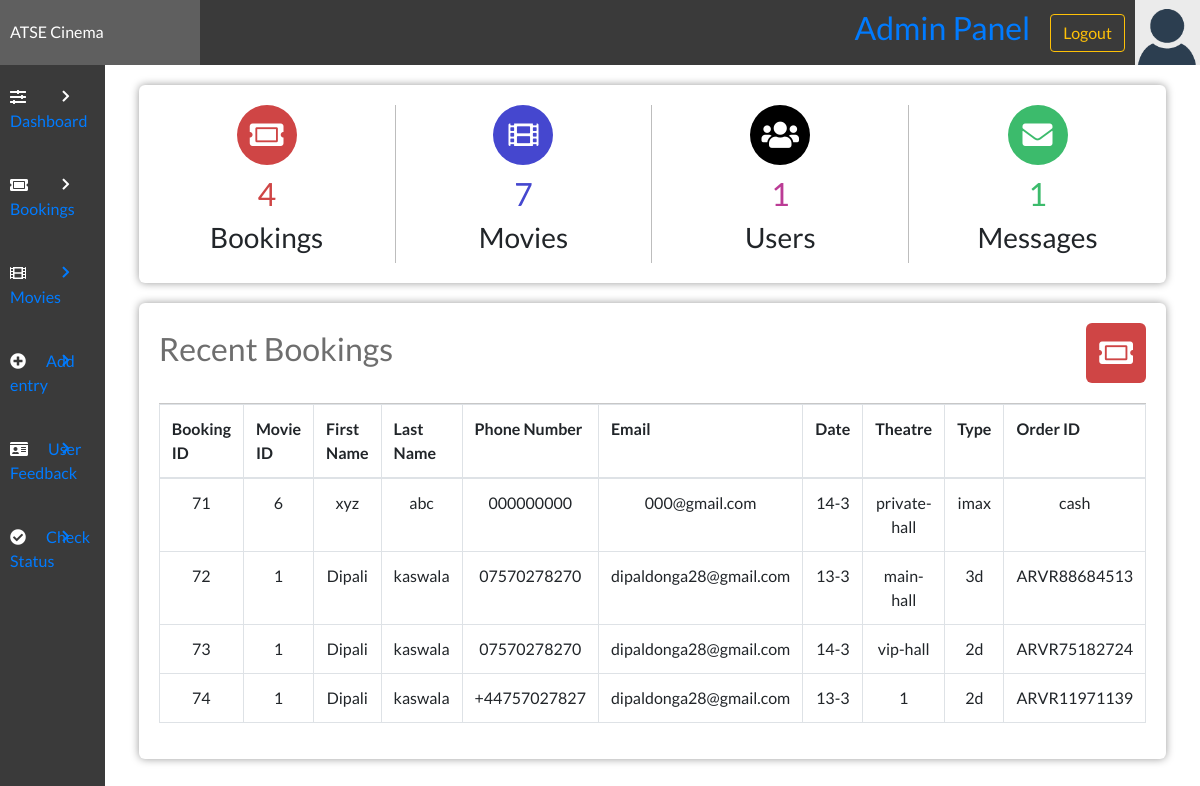
The page /admin/admin.php (signed in) on the database as committed earlier.
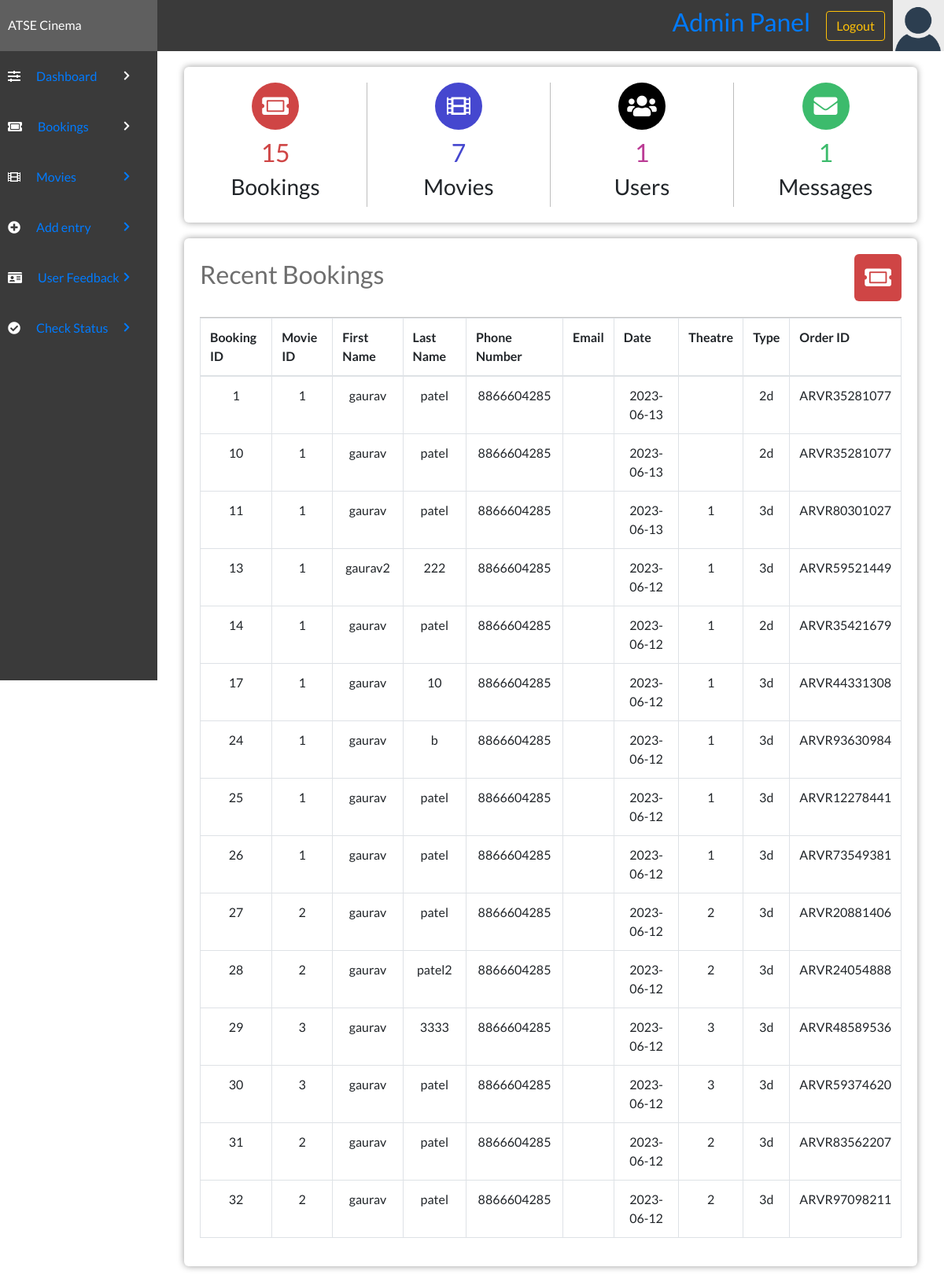
The same page on the database as committed later.
### tables this page shows
CREATE TABLE `bookingtable` (
  `bookingID` int(11) NOT NULL,
  `movieID` int(11) DEFAULT NULL,
  `bookingTheatre` varchar(100) NOT NULL,
  `bookingType` varchar(100) DEFAULT NULL,
  `bookingDate` varchar(50) NOT NULL,
  `bookingTime` varchar(50) NOT NULL,
  `bookingFName` varchar(100) NOT NULL,
  `bookingLName` varchar(100) DEFAULT NULL,
  `bookingPNumber` varchar(12) NOT NULL,
  `bookingEmail` varchar(255) NOT NULL,
  `amount` varchar(255) NOT NULL,
  `ORDERID` varchar(255) NOT NULL,
  `DATE-TIME` datetime NOT NULL DEFAULT current_timestamp()
);

### admin/admin.php (the view, shortened to what the changed rows need)
<?php
include "config.php";
?>
<!DOCTYPE html>
<html lang="en">
<head>
    <link rel="stylesheet" href="../style/styles.css">
    <link rel="stylesheet" href="https://use.fontawesome.com/releases/v5.7.2/css/all.css">
    <link rel="stylesheet" href="https://maxcdn.bootstrapcdn.com/bootstrap/4.0.0/css/bootstrap.min.css">
    <link rel="stylesheet" href="https://cdn.datatables.net/1.10.22/css/dataTables.bootstrap4.min.css">
    <link rel="stylesheet" href="https://maxcdn.bootstrapcdn.com/bootstrap/4.0.0/css/bootstrap.min.css">
</head>
<body>
    <?php
    $sql = "SELECT * FROM bookingtable";
    $bookingsNo = mysqli_num_rows(mysqli_query($con, $sql));
    $messagesNo = mysqli_num_rows(mysqli_query($con, "SELECT * FROM feedbacktable"));
    $moviesNo = mysqli_num_rows(mysqli_query($con, "SELECT * FROM movietable"));
    $userNo = mysqli_num_rows(mysqli_query($con, "SELECT * FROM users"));
    ?>
    <?php include('header.php'); ?>
    <div class="admin-container">
        <div class="admin-section admin-section2">
            <div class="admin-section-column">
                <div class="admin-section-panel admin-section-stats">
                    <div class="admin-section-stats-panel">
                        <i class="fa fa-ticket-alt" style="background-color: #cf4545"></i>
                        <h2 style="color: #cf4545"><?php echo $bookingsNo ?></h2>
                        <h3>Bookings</h3>
                    </div>
                    <div class="admin-section-stats-panel">
                        <h2 style="color: #4547cf"><?php echo $moviesNo ?></h2>
                    </div>
                    <div class="admin-section-stats-panel">
                        <h2 style="color: #bb3c95"><?php echo $userNo ?></h2>
                    </div>
                    <div class="admin-section-stats-panel" style="border: none">
                        <h2 style="color: #3cbb6c"><?php echo $messagesNo ?></h2>
                    </div>
                </div>
                <div class="admin-section-panel admin-section-panel1">
                    <div class="admin-panel-section-header">
                        <h2>Recent Bookings</h2>
                    </div>
                    <div class="admin-panel-section-content">
                        <table class="table table-bordered" id="dataTable" width="100%" cellspacing="0">
                            <tr>
                                <th>Booking ID</th>
                                <th>Movie ID</th>
                                <th>First Name</th>
                                <th>Last Name</th>
                                <th>Phone Number</th>
                                <th>Email</th>
                                <th>Date</th>
                                <th>Theatre</th>
                                <th>Type</th>
                                <th>Order ID</th>
                            </tr>
                            <tbody>
                                <?php
                                $select = "SELECT * FROM `bookingtable`";
                                $run = mysqli_query($con, $select);
                                while ($row = mysqli_fetch_array($run)) {
                                    $bookingid = $row['bookingID'];
                                    $movieID = $row['movieID'];
                                    $bookingFName = $row['bookingFName'];
                                    $bookingLName = $row['bookingLName'];
                                    $mobile = $row['bookingPNumber'];
                                    $email = $row['bookingEmail'];
                                    $date = $row['bookingDate'];
                                    $theatre = $row['bookingTheatre'];
                                    $type = $row['bookingType'];
                                    $ORDERID = $row['ORDERID'];
                                ?>
                                    <tr align="center">
                                        <td><?php echo $bookingid; ?></td>
                                        <td><?php echo $movieID; ?></td>
                                        <td><?php echo $bookingFName; ?></td>
                                        <td><?php echo $bookingLName; ?></td>
                                        <td><?php echo $mobile; ?></td>
                                        <td><?php echo $email; ?></td>
                                        <td><?php echo $date; ?></td>
                                        <td><?php echo $theatre; ?></td>
                                        <td><?php echo $type; ?></td>
                                        <td><?php echo $ORDERID; ?></td>
                                    </tr>
                                <?php }
                                ?>
                            </tbody>
                        </table>
                    </div>
                </div>
            </div>
        </div>
    </div>
</body>
</html>

Rows that differ between the two databases and show on the page:
removed bookingtable: bookingID "71", movieID "6", bookingFName "xyz", bookingLName "abc", bookingPNumber "000000000", bookingEmail "000@gmail.com", bookingDate "14-3", bookingTheatre "private-hall", bookingType "imax", ORDERID "cash"
removed bookingtable: bookingID "72", movieID "1", bookingFName "Dipali", bookingLName "kaswala", bookingPNumber "07570278270", bookingEmail "dipaldonga28@gmail.com", bookingDate "13-3", bookingTheatre "main-hall", bookingType "3d", ORDERID "ARVR88684513"
removed bookingtable: bookingID "73", movieID "1", bookingFName "Dipali", bookingLName "kaswala", bookingPNumber "07570278270", bookingEmail "dipaldonga28@gmail.com", bookingDate "14-3", bookingTheatre "vip-hall", bookingType "2d", ORDERID "ARVR75182724"
removed bookingtable: bookingID "74", movieID "1", bookingFName "Dipali", bookingLName "kaswala", bookingPNumber "+44757027827", bookingEmail "dipaldonga28@gmail.com", bookingDate "13-3", bookingTheatre "1", bookingType "2d", ORDERID "ARVR11971139"
added bookingtable: bookingID "1", movieID "1", bookingFName "gaurav", bookingLName "patel", bookingPNumber "8866604285", bookingDate "2023-06-13", bookingType "2d", ORDERID "ARVR35281077"
added bookingtable: bookingID "10", movieID "1", bookingFName "gaurav", bookingLName "patel", bookingPNumber "8866604285", bookingDate "2023-06-13", bookingType "2d", ORDERID "ARVR35281077"
added bookingtable: bookingID "11", movieID "1", bookingFName "gaurav", bookingLName "patel", bookingPNumber "8866604285", bookingDate "2023-06-13", bookingTheatre "1", bookingType "3d", ORDERID "ARVR80301027"
added bookingtable: bookingID "13", movieID "1", bookingFName "gaurav2", bookingLName "222", bookingPNumber "8866604285", bookingDate "2023-06-12", bookingTheatre "1", bookingType "3d", ORDERID "ARVR59521449"
added bookingtable: bookingID "14", movieID "1", bookingFName "gaurav", bookingLName "patel", bookingPNumber "8866604285", bookingDate "2023-06-12", bookingTheatre "1", bookingType "2d", ORDERID "ARVR35421679"
added bookingtable: bookingID "17", movieID "1", bookingFName "gaurav", bookingLName "10", bookingPNumber "8866604285", bookingDate "2023-06-12", bookingTheatre "1", bookingType "3d", ORDERID "ARVR44331308"
added bookingtable: bookingID "24", movieID "1", bookingFName "gaurav", bookingLName "b", bookingPNumber "8866604285", bookingDate "2023-06-12", bookingTheatre "1", bookingType "3d", ORDERID "ARVR93630984"
added bookingtable: bookingID "25", movieID "1", bookingFName "gaurav", bookingLName "patel", bookingPNumber "8866604285", bookingDate "2023-06-12", bookingTheatre "1", bookingType "3d", ORDERID "ARVR12278441"
added bookingtable: bookingID "26", movieID "1", bookingFName "gaurav", bookingLName "patel", bookingPNumber "8866604285", bookingDate "2023-06-12", bookingTheatre "1", bookingType "3d", ORDERID "ARVR73549381"
added bookingtable: bookingID "27", movieID "2", bookingFName "gaurav", bookingLName "patel", bookingPNumber "8866604285", bookingDate "2023-06-12", bookingTheatre "2", bookingType "3d", ORDERID "ARVR20881406"
added bookingtable: bookingID "28", movieID "2", bookingFName "gaurav", bookingLName "patel2", bookingPNumber "8866604285", bookingDate "2023-06-12", bookingTheatre "2", bookingType "3d", ORDERID "ARVR24054888"
added bookingtable: bookingID "29", movieID "3", bookingFName "gaurav", bookingLName "3333", bookingPNumber "8866604285", bookingDate "2023-06-12", bookingTheatre "3", bookingType "3d", ORDERID "ARVR48589536"
added bookingtable: bookingID "30", movieID "3", bookingFName "gaurav", bookingLName "patel", bookingPNumber "8866604285", bookingDate "2023-06-12", bookingTheatre "3", bookingType "3d", ORDERID "ARVR59374620"
added bookingtable: bookingID "31", movieID "2", bookingFName "gaurav", bookingLName "patel", bookingPNumber "8866604285", bookingDate "2023-06-12", bookingTheatre "2", bookingType "3d", ORDERID "ARVR83562207"
added bookingtable: bookingID "32", movieID "2", bookingFName "gaurav", bookingLName "patel", bookingPNumber "8866604285", bookingDate "2023-06-12", bookingTheatre "2", bookingType "3d", ORDERID "ARVR97098211"
Other text that changed with them:
$bookingsNo: "4" → "15"
